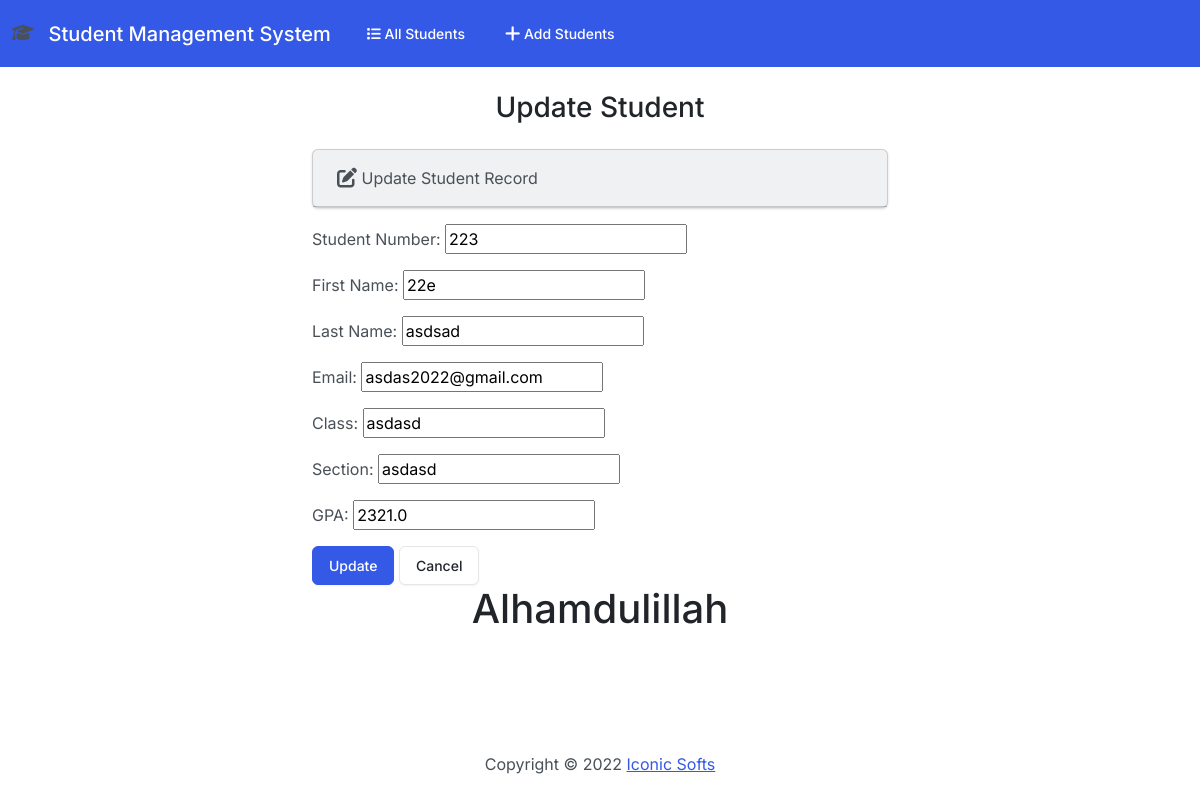
The app's page /edit/4 with its own data.
### students/models.py (models this page shows, shortened)
class Student(models.Model):
    student_number = models.PositiveIntegerField()
    first_name = models.CharField(max_length=50)
    last_name = models.CharField(max_length=50)
    email = models.EmailField(max_length=100)
    jamat = models.CharField(max_length=50)
    section = models.CharField(max_length=50)
    gpa = models.FloatField()

### students/views.py (the view)
# urls.py: path('edit/<int:id>', views.edit, name='edit'),
def edit(request, id):
    if request.method == 'POST':
        student = Student.objects.get(pk=id)
        form = StudentForm(request.POST, instance=student)
        if form.is_valid():
            form.save()
            return render(request, 'students/edit.html',{
                'form': form,
                'success': True
            })
    else:
        student = Student.objects.get(pk=id)
        form = StudentForm(instance=student)
    return render(request, 'students/edit.html',{
        'form': form
    })

### students/forms.py
class StudentForm(forms.ModelForm):
    class Meta:
        model = Student
        fields = ['student_number' , 'first_name' , 'last_name' , 'email', 'jamat' , 'section' , 'gpa']
        labels = {
            'student_number': 'Student Number',
            'first_name': 'First Name',
            'last_name': 'Last Name',
            'email': 'Email',
            'jamat' : 'Class',
            'section': 'Section',
            'gpa': 'GPA'
        }
        widget = {
            'student_number': forms.NumberInput(attrs={'class': 'form-control'}),
            'first_name': forms.TextInput(attrs={'class': 'form-control'}),
            'last_name': forms.TextInput(attrs={'class': 'form-control'}),
            'email': forms.EmailInput(attrs={'class': 'form-control'}),
            'jamat': forms.TextInput(attrs={'class': 'form-control'}),
            'section': forms.TextInput(attrs={'class': 'form-control'}),
            'gpa': forms.NumberInput(attrs={'class': 'form-control'})
        }

### students/templates/students/edit.html (shortened to what this page needs)
{% extends "students/base.html" %}
{% block body %}
    <h3 class="text-center m-4" > Update Student </h3>
    {% if success %}
        <div class="alert alert-success" role="alert">
            The new students information has been updated successfully.
            <a href="{% url 'index' %}" class="alert-link"> Go to Home Page </a>
        </div>
    {% else %}
        <div class="row justify-content-center"  >
            <div class="col-6">
                <div class="card bg-light mb-3">
                    <div class="card-header">
                          <i class="fa-solid fa-pen-to-square fa-lg"></i>
                          Update Student Record
                     </div>
                    </div>
                    <div class="card-body">
                          <form action="" method="POST">
                              {{ form.as_p }}
                              <button  type="submit" class="btn btn-primary"> Update </button>
                              <a href="{% url 'index' %}" class="btn btn-secondary"> Cancel </a>
                          </form>
                      </div>
            </div>
        </div>
    {% endif %}
{% endblock %}

### records on screen
Student: student_number "223", first_name "22e", last_name "asdsad", email "asdas2022@gmail.com", jamat "asdasd", section "asdasd", gpa "2321.0"
